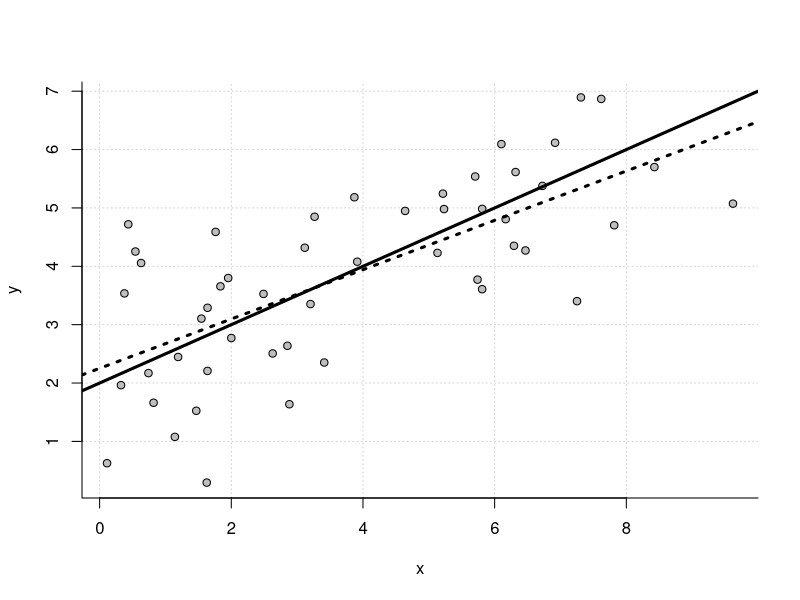
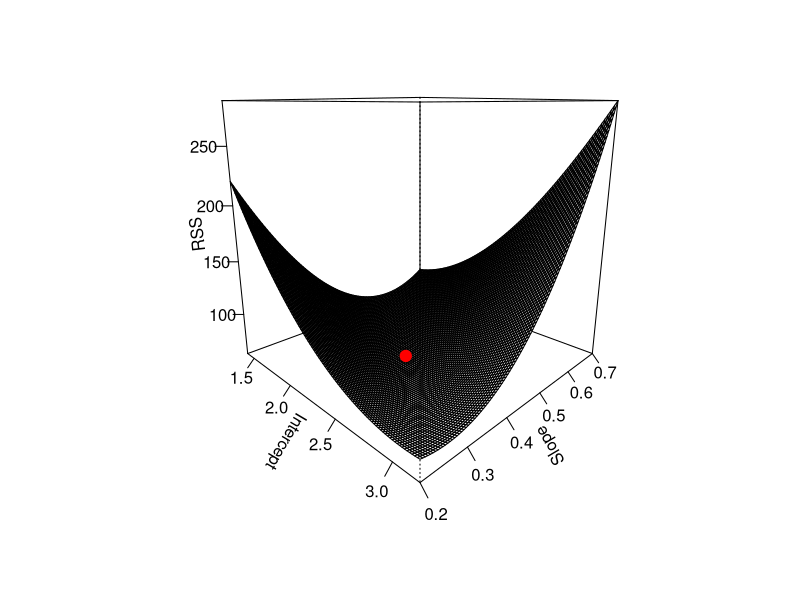
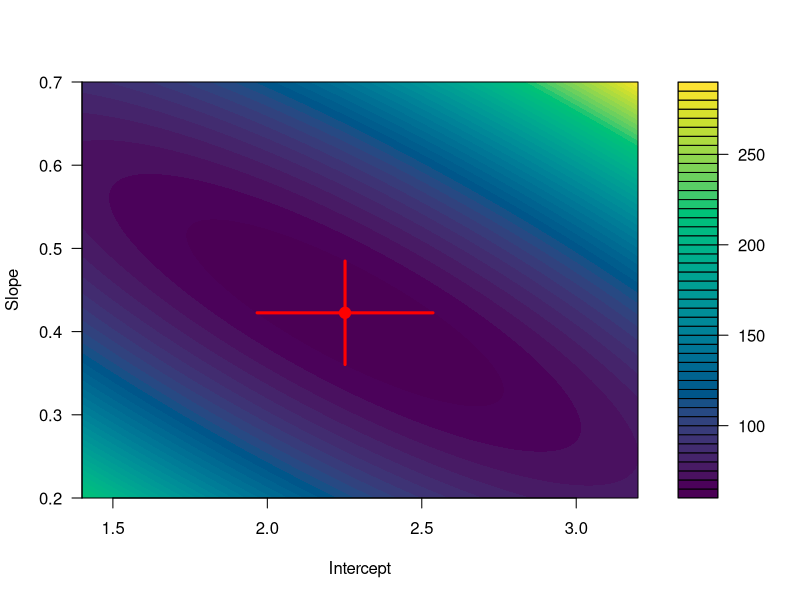
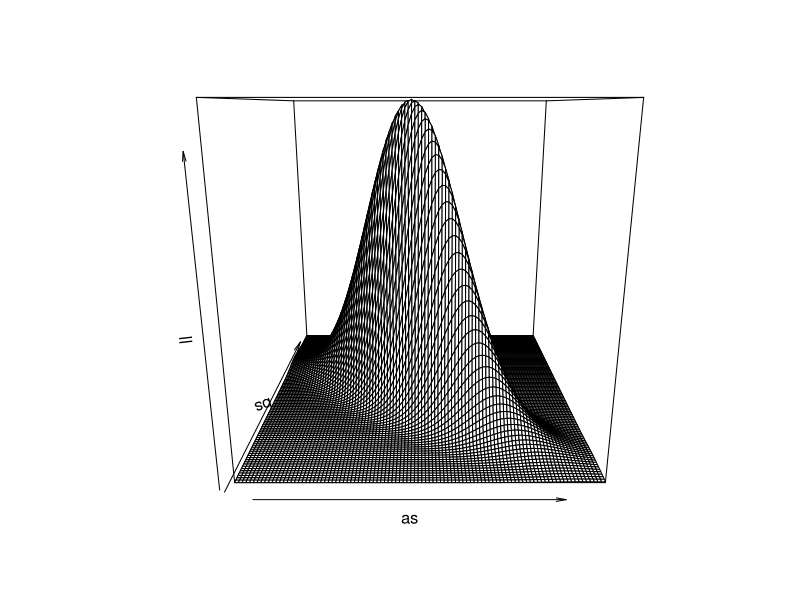
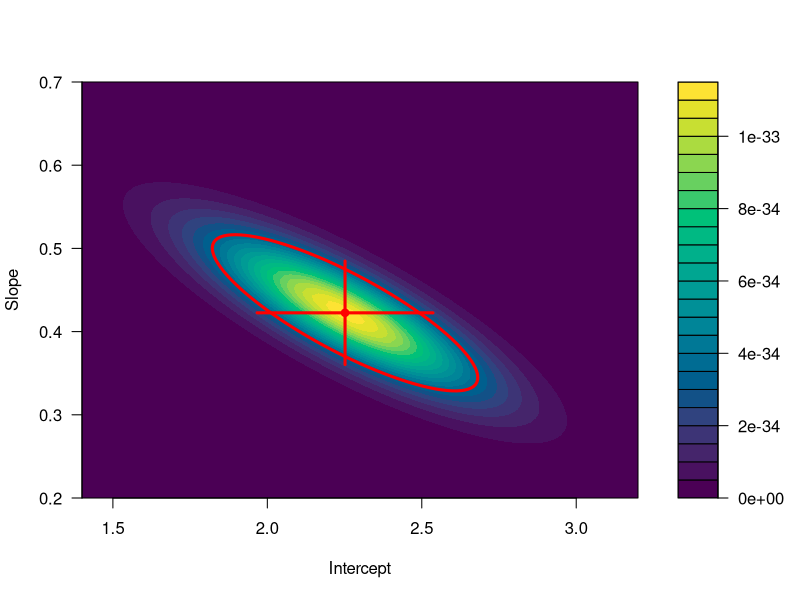

These figures' R source, in order:
############################################################################

# Open Online R Stream (https://www.wvbauer.com/doku.php/live_streams)
#
# By:   Wolfgang Viechtbauer (https://www.wvbauer.com)
# Date: 2024-05-02
#
# Topic(s):
# - Regression and Other Stories (https://avehtari.github.io/ROS-Examples/)
# - Section(s): 8.1
#
# last updated: 2024-05-03

############################################################################

### 8.1: Least squares, maximum likelihood, and Bayesian inference

## Least squares

# the simple regression model is given by:
#
# y_i = a + b * x_i + e_i
#
# and we assume e_i ~ N(0, sigma^2)

# simulate some data based on this model
set.seed(1239)
n <- 50
x <- runif(n, 0, 10)
y <- 2 + 0.5 * x + rnorm(n, mean=0, sd=1)

# plot the data
plot(x, y, pch=21, bg="gray", bty="l", panel.first=grid())

# add the true regression line to the plot
abline(a=2, b=0.5, lwd=3)

# since we know the true regression line here, we can compute the errors
y - (2 + 0.5 * x)

# but in practice, we have to estimate the intercept and slope of the model; as
# explained in the book, we can do so using the equations given

# create the X and y matrices
X <- cbind(1, x)
X
y <- cbind(y)
y

# the regression model can then be written in matrix notation as:
#
# y = X %*% beta + e
#
# where beta is a column vector with the intercept and slope

# now apply equation (8.2) to compute the estimated intercept and slope
betahat <- solve(t(X) %*% X) %*% t(X) %*% y
dimnames(betahat) <- list(c("a","b"), NULL)
betahat

# change y back to a vector
y <- c(y)

# double-check that (8.3) and (8.4) provide the same estimates
b <- sum((x - mean(x)) * y) / sum((x - mean(x))^2)
a <- mean(y) - b * mean(x)
rbind(a, b)

# add the estimated regression line to the plot as a dotted line
abline(a, b, lwd=3, lty="dotted")

# fit the model using lm()
res <- lm(y ~ x)

# extract the estimated regression coefficients
coef(res)

# obtain the full results (including the standard errors of the coefficients)
summary(res)

# aside from being tedious, it should be noted that the 'manual' computations
# above are not how the estimates of the intercept and slope should be computed;
# lm() internally uses equations that are numerically more stable

# extract the variance-covariance matrix of the parameter estimates
vcoef <- vcov(res)
vcoef

# the values along the diagonal of this matrix are the squared standard errors;
# so the square root of the diagonal elements are the standard errors
se <- sqrt(diag(vcoef))
se

# turn the variance-covariance matrix into a correlation matrix; we see that the
# estimate of the intercept and slope are negatively correlated
cov2cor(vcoef)

# compute the residuals
resid <- y - (a + b * x)
resid

# can also get the residuals from the fitted model object
resid(res)

# check that the mean of the residuals is zero (note: due to numerical
# imprecision, this value is not exactly equal to 0, but practically
# indistinguishable from zero)
mean(resid)

# compute the residual sum of squares (RSS)
sum(resid^2)

# you cannot make this any smaller with other values of 'a' and 'b'

# function to compute the RSS for given values of 'a' and 'b'
rssfun <- function(a, b, xvals, yvals) {
   resid <- yvals - (a + b*xvals)
   rss <- sum(resid^2)
   return(rss)
}

# double-check that we get the same RSS as above
rssfun(a, b, xvals=x, yvals=y)

# try a few other values for 'a' and 'b' (all of these are larger)
rssfun(a=2.3, b=0.41, xvals=x, yvals=y)
rssfun(a=2.1, b=0.41, xvals=x, yvals=y)
rssfun(a=2.1, b=0.40, xvals=x, yvals=y)

# compute the RSS for various combinations of intercept and slope values

as <- seq(1.4, 3.2, length=100)
bs <- seq(0.2, 0.7, length=100)
rss <- matrix(NA, nrow=length(as), ncol=length(bs))

for (i in 1:length(as)) {
   for (j in 1:length(bs)) {
      rss[i,j] <- rssfun(as[i], bs[j], xvals=x, yvals=y)
   }
}

# create a perspective plot of the RSS surface and indicate the lowest point as
# a red dot (at the estimated intercept and slope)
sav <- persp(as, bs, rss, ticktype="detailed", theta=45,
             xlab="Intercept", ylab="Slope", zlab="RSS")
points(trans3d(a, b, min(rss), pmat=sav), pch=19, cex=1.5, col="red")

# instead of a perspective plot, we can visualize the surface using a contour
# plot with colors indicating the height; we also indicate the estimates with a
# red dot and lines extending from that dot +- one standard error for each
# coefficient

filled.contour(as, bs, rss, color.palette=hcl.colors, nlevels=50,
               xlab="Intercept", ylab="Slope",
               plot.axes = {
                  axis(side=1)
                  axis(side=2)
                  segments(a-se[1], b, a+se[1], b, lwd=3, col="red")
                  segments(a, b-se[2], a, b+se[2], lwd=3, col="red")
                  points(a, b, pch=19, cex=1.5, col="red")
               })

## Estimation of residual standard deviation sigma

# we know that the true sigma is equal to 1 (since we simulated the data), but
# in practice, we would not know this; instead, we can estimate sigma based on
# the residuals; we can do this by computing the square root of 1/n * RSS
sqrt(1/n * sum(resid^2))

# but a better estimate is to divide the RSS by n-2, where the 2 is the number
# of regression coefficients of the model (note that this actually makes the
# estimate of sigma worse here -- it is further away from the true value -- but
# in general, this yields a better estimate of sigma)
sqrt(1/(n-2) * sum(resid^2))

# re-write the function so that it takes a vector with the intercept and slope
# values as input
rssfun <- function(par, xvals, yvals) {
   a <- par[1]
   b <- par[2]
   resid <- yvals - (a + b*xvals)
   rss <- sum(resid^2)
   cat("a =", formatC(a, format="f", flag=" ", digits=6),
       "b =", formatC(b, format="f", flag=" ", digits=6),
       "rss =", formatC(rss, format="f", digits=6), "\n")
   return(rss)
}

# use numerical optimization methods to iteratively find the intercept and slope
# values that minimize the RSS (note that this is not necessary for this kind of
# model since the estimates of the intercept and slope can be obtained via
# 'closed-form solutions', but this illustrates the principle that we can obtain
# the same estimates using numerical optimization methods
optim(c(0,0), rssfun, xvals=x, yvals=y)

# we essentially get the same estimates (although there are minor numerical
# differences that arise because of the use of an iterative procedure for
# finding the estimates)

## Maximum likelihood

# if we set the intercept, slope, and sigma to some chosen values, we can
# compute the density of the observed data under a normal distribution; say we
# assume that the intercept is 2.2, the slope is 0.4, and sigma is 1.2, then we
# get the following density values for the data
p <- dnorm(y, mean = 2.2 + 0.4 * x, sd = 1.2)
p

# we can multiply these values to get the joint density
prod(p)

# we call this the 'likelihood' of the parameters given the data; we want to
# find those parameter values (estimates) that are most likely given the data;
# those are the maximum likelihood estimates

# for numerical reasons, instead of maximizing the product of the density
# values, we will maximize the sum of the log-transformed values
sum(log(p))

# this is the log likelihood given the parameter estimates we assumed

# function that computes the log likelihood
mlefun <- function(par, xvals, yvals) {
   a <- par[1]
   b <- par[2]
   sigma <- par[3]
   logp <- dnorm(yvals, mean = a + b * xvals, sd = sigma, log=TRUE)
   ll <- sum(logp)
   cat("a =", formatC(a, format="f", flag=" ", digits=6),
       "b =", formatC(b, format="f", flag=" ", digits=6),
       "sigma =", formatC(sigma, format="f", flag=" ", digits=6),
       "ll =", formatC(ll, format="f", digits=6), "\n")
   return(ll)
}

# use numerical optimization methods to iteratively find the intercept, slope,
# and sigma values that maximize the log likelihood (note: optim() does
# minimization by default, so we have to tell it to maximize)
optim(c(0,0,2), mlefun, xvals=x, yvals=y, control=list(fnscale=-1))

# the MLEs are identical to the least squares estimates (they only differ again
# due to the use of an iterative procedure for finding the estimates), except
# for sigma, where the MLE can be shown to be identical to
sqrt(1/n * sum(resid^2))

## Where do the standard errors come from? Using the likelihood surface to
## assess uncertainty in the parameter estimates

# re-write the mlefun() function so that sigma is directly computed from the
# intercept and slope values and that it optionally either returns the
# likelihood or the log likelihood (with the former being the default)
mlefun <- function(par, xvals, yvals, log=FALSE) {
   a <- par[1]
   b <- par[2]
   n <- length(yvals)
   sigma <- sqrt(1/n * sum((yvals - (a + b*xvals))^2)) # MLE of sigma
   if (log) {
      logp <- dnorm(yvals, mean = a + b * xvals, sd = sigma, log=TRUE)
      ll <- sum(logp)
      return(ll)
   } else {
      p <- dnorm(yvals, mean = a + b * xvals, sd = sigma)
      l <- prod(p)
      return(l)
   }
}

# compute the likelihood for various combinations of intercept and slope values

as <- seq(1.4, 3.2, length=100)
bs <- seq(0.2, 0.7, length=100)
ll <- matrix(NA, nrow=length(as), ncol=length(bs))

for (i in 1:length(as)) {
   for (j in 1:length(bs)) {
      ll[i,j] <- mlefun(c(as[i], bs[j]), xvals=x, yvals=y)
   }
}

# create a perspective plot of the likelihood surface (like Figure 8.1(a),
# except that we are using the simulated data from above)
persp(as, bs, ll)

# install the ellipse package
#install.packages("ellipse")

# load the ellipse package
library(ellipse)

# instead of a perspective plot, we can again visualize the surface using a
# contour plot with colors indicating the height; we also indicate the peak with
# a red dot and lines extending from that dot +- one standard error for each
# coefficient (recall that this encompasses 68% of the distribution of a normal
# distribution); we also add the contour ellipse that encompasses 68% of the
# joint distribution of the two coefficients assuming bivariate normality
filled.contour(as, bs, ll, color.palette=hcl.colors,
               xlab="Intercept", ylab="Slope",
               plot.axes = {
                  axis(side=1)
                  axis(side=2)
                  xy <- ellipse(vcoef, centre=c(a,b), level=0.68)
                  lines(xy[,1], xy[,2], lwd=3, col="red")
                  segments(a-se[1], b, a+se[1], b, lwd=3, col="red")
                  segments(a, b-se[2], a, b+se[2], lwd=3, col="red")
                  points(a, b, pch=19, col="red")
               })

# if we move away from the peak (red dot), then the drop in the likelihood is
# not so severe if an increase in the intercept value is paired with a decrease
# in the slope value (and vice-versa); this is due to the negative correlation
# between these two estimates

# the steepness of the likelihood surface around the peak is an indicator of the
# precision with which we have estimated the regression coefficients; if the
# drop around the peak is very steep, then we should have higher confidence in
# the estimates we have obtained; the steepness around the peak can be measured
# based on the second derivative of the (log) likelihood function; a high second
# derivative indicates high acceleration (high precision) and hence the inverse
# of the second derivative indicates imprecision; since we are dealing with two
# parameters, there is a 2x2 matrix of second derivatives, which is called the
# 'Hessian' matrix; it turns out that the inverse of the negative Hessian matrix
# corresponds to the variance-covariance matrix of the estimates

# install the numDeriv package
#install.packages("numDeriv")

# load the numDeriv package
library(numDeriv)

# obtain the Hessian matrix
H <- hessian(mlefun, x=c(a,b), xvals=x, yvals=y, log=TRUE)

# take the inverse of the negative Hessian
solve(-H)

# compare this to the variance-covariance matrix we obtained earlier from
# least squares estimation
vcoef

# the discrepancy is due to the way sigma is estimated by least squares versus
# maximum likelihood estimation (dividing either by n-2 or n); if we correct the
# inverse of the negative Hessian by n / (n-2), we get the same var-cov matrix
n / (n-2) * solve(-H)

############################################################################
